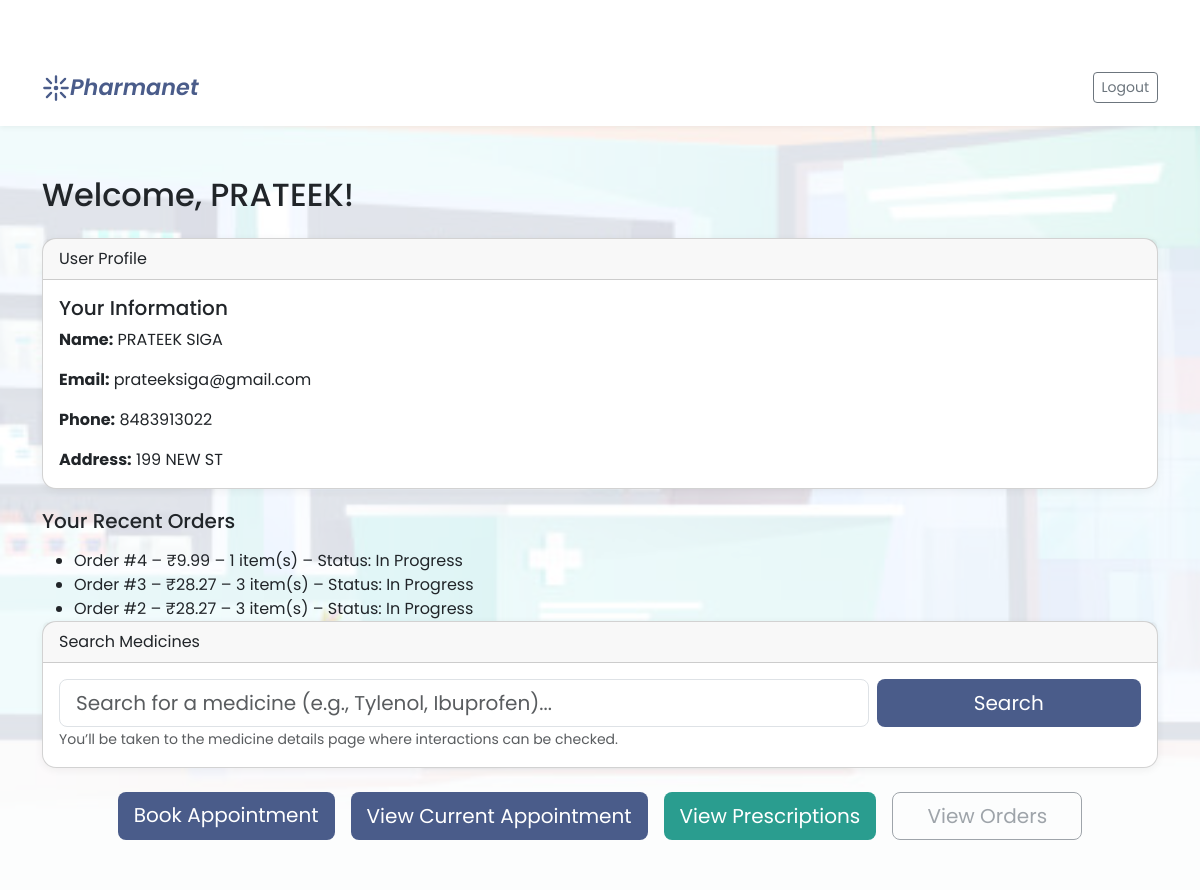
The app's page /dashboard (signed in), older data.
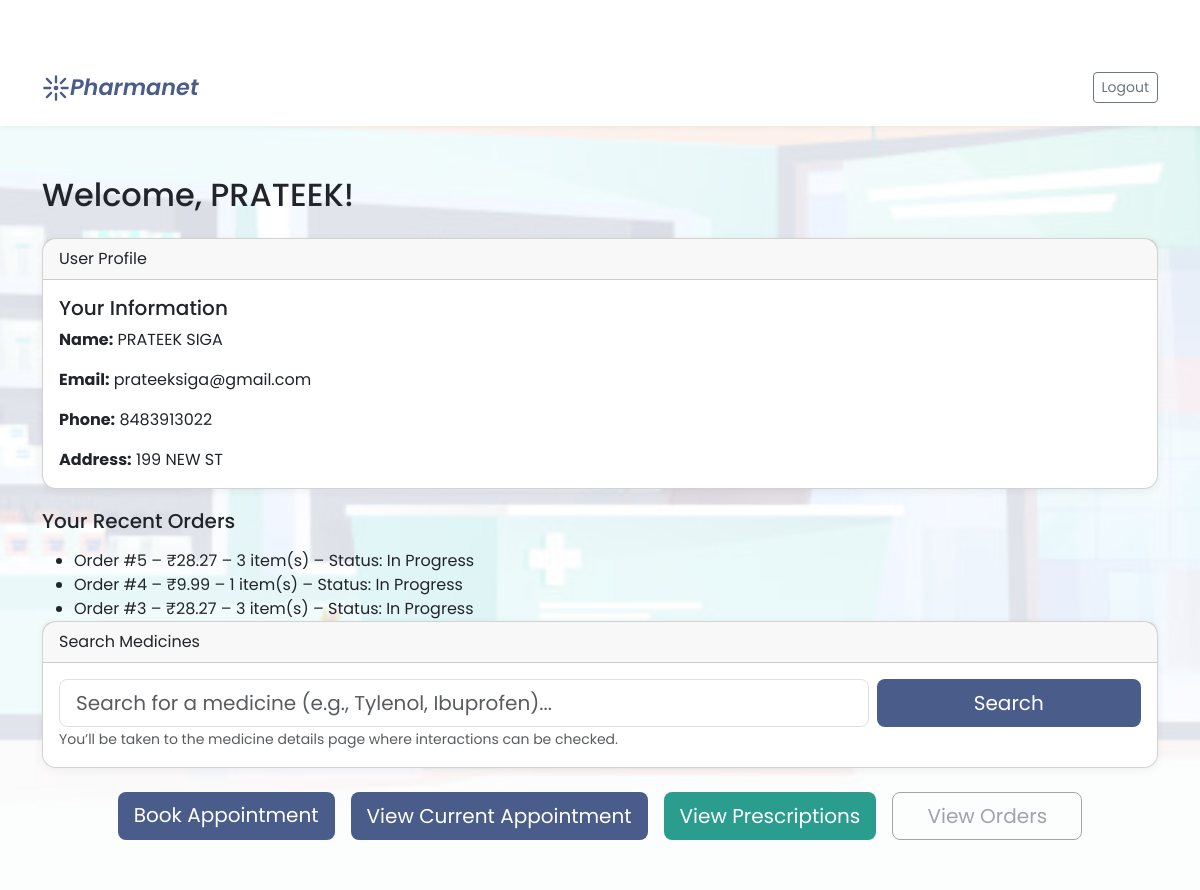
The same page, newer data.
### tables this page shows
CREATE TABLE Orders (
    id INTEGER PRIMARY KEY AUTOINCREMENT,
    user_id INTEGER NOT NULL,
    created_at TEXT DEFAULT CURRENT_TIMESTAMP,
    status TEXT DEFAULT 'Pending',
    delivery_method TEXT,
    total_amount REAL DEFAULT 0, delivery_address TEXT, delivery_type TEXT DEFAULT 'pickup',
    FOREIGN KEY (user_id) REFERENCES User(id)
);

### backend/app.py (the view)
@app.route('/dashboard')
def dashboard():
    if 'user_id' not in session:
        return redirect(url_for('login'))
    appointments = query_db(
        """
        SELECT A.id,
               D.Name AS doctor_name,
               D.Speciality,
               A.description,
               A.status,
               A.created_at
        FROM Appointments AS A
        JOIN Doctor AS D ON A.doctor_id = D.id
        WHERE A.user_id = ?
        ORDER BY A.created_at DESC
        """,
        (session['user_id'],)
    )
    recent_orders = query_db(
        """
        SELECT
            O.id,
            O.total_amount,
            O.delivery_type,
            O.status,
            O.created_at,
            COALESCE(SUM(OI.quantity), 0) AS total_items
        FROM Orders O
        LEFT JOIN OrderItems OI ON O.id = OI.order_id
        WHERE O.user_id = ?
        GROUP BY O.id
        ORDER BY O.created_at DESC
        LIMIT 3
        """,
        (session["user_id"],)
    )
    return render_template(
        'dashboard.html',
        first_name=session['user_first_name'],
        last_name=session['user_last_name'],
        email=session['user_email'],
        phone=session['user_phone'],
        address=session['user_address'],
        appointments=appointments,
        recent_orders=recent_orders
    )

### backend/app.py (called while the page is built)
def query_db(query, args=(), one=False):
    conn = sqlite3.connect(DB_PATH)
    cur = conn.cursor()
    cur.execute(query, args)
    conn.commit()
    rows = cur.fetchall()
    conn.close()
    return (rows[0] if rows else None) if one else rows

### templates/dashboard.html (shortened to what this page needs)
<!DOCTYPE html>
<html lang="en">
<head>
  <link href="https://cdn.jsdelivr.net/npm/bootstrap@5.3.0/dist/css/bootstrap.min.css" rel="stylesheet">
</head>
<body>
<section class="parallax">
  <div class="overlay">
    <header class="navbar navbar-light">
      <div class="container d-flex justify-content-between align-items-center py-2 position-relative">
        <a href="/dashboard" class="navbar-brand">
          <svg xmlns="http://www.w3.org/2000/svg" width="28" height="28" fill="#4a5c8a" viewBox="0 0 24 24">
            <circle cx="12" cy="12" r="2"/>
            <path d="M12 2v5M12 17v5M4.22 4.22l3.54 3.54M16.24 16.24l3.54 3.54M2 12h5M17 12h5M4.22 19.78l3.54-3.54M16.24 7.76l3.54-3.54"
                  stroke="#4a5c8a" stroke-width="2" stroke-linecap="round"/>
          </svg>
          <span>Pharmanet</span>
        </a>
        <div class="d-flex align-items-center gap-2">
          <a href="{{ url_for('logout') }}" class="btn btn-outline-secondary btn-sm">
            Logout
          </a>
        </div>
      </div>
    </header>
    <div class="container">
      <h2 class="mb-4">Welcome, {{ first_name }}!</h2>
      <div class="card">
        <div class="card-header">
          User Profile
        </div>
        <div class="card-body">
          <h5 class="card-title">Your Information</h5>
          <p class="card-text"><strong>Name:</strong> {{ first_name }} {{ last_name }}</p>
          <p class="card-text"><strong>Email:</strong> {{ email }}</p>
          <p class="card-text"><strong>Phone:</strong> {{ phone }}</p>
          <p class="card-text"><strong>Address:</strong> {{ address }}</p>
        </div>
      </div>
     <div class="card-body">
  <h5 class="card-title mb-3">Your Recent Orders</h5>
  {% if recent_orders %}
    <ul class="mb-0">
      {% for o in recent_orders %}
        <li>
          Order #{{ o[0] }}
          – ₹{{ "%.2f"|format(o[1]) }}
          – {{ o[5] }} item(s)
          – Status: {{ o[3] or 'In Progress' }}
        </li>
      {% endfor %}
    </ul>
  {% else %}
    <p class="text-muted mb-0">You have no orders yet.</p>
  {% endif %}
</div>
      <div class="card">
        <div class="card-header">
          Search Medicines
        </div>
        <div class="card-body">
          <form
            id="medicineSearchForm"
            class="row g-2"
            onsubmit="event.preventDefault(); searchMedicineFromDashboard();">
            <div class="col-md-9">
              <input
                type="text"
                id="medicineSearchInput"
                class="form-control form-control-lg"
                placeholder="Search for a medicine (e.g., Tylenol, Ibuprofen)..."
                autocomplete="off">
            </div>
            <div class="col-md-3 d-grid">
              <button type="submit" class="btn btn-primary btn-lg">
                Search
              </button>
            </div>
          </form>
          <small class="text-muted">
            You’ll be taken to the medicine details page where interactions can be checked.
          </small>
        </div>
      </div>
      <div class="mt-4 service-buttons d-flex flex-column flex-md-row gap-3 justify-content-center">
        <a href="{{ url_for('book_appointment') }}" class="btn btn-primary btn-lg">
          Book Appointment
        </a>
        <button
          type="button"
          class="btn btn-primary btn-lg"
          data-bs-toggle="modal"
          data-bs-target="#appointmentsModal">
          View Current Appointment
        </button>
        <button
          type="button"
          class="btn btn-success btn-lg"
          data-bs-toggle="modal"
          data-bs-target="#appointmentsModal">
          View Prescriptions
        </button>
        <button class="btn btn-outline-secondary btn-lg" disabled>
          View Orders
        </button>
      </div>
    </div>
  </div>
</section>
</body>
</html>

Row changes from the older to the newer data that the page shows:
no longer on this page (row unchanged): Orders: id "2", total_amount "28.27", o "3", status "In Progress"
added Orders: id "5", total_amount "28.27", o "3", status "In Progress"
